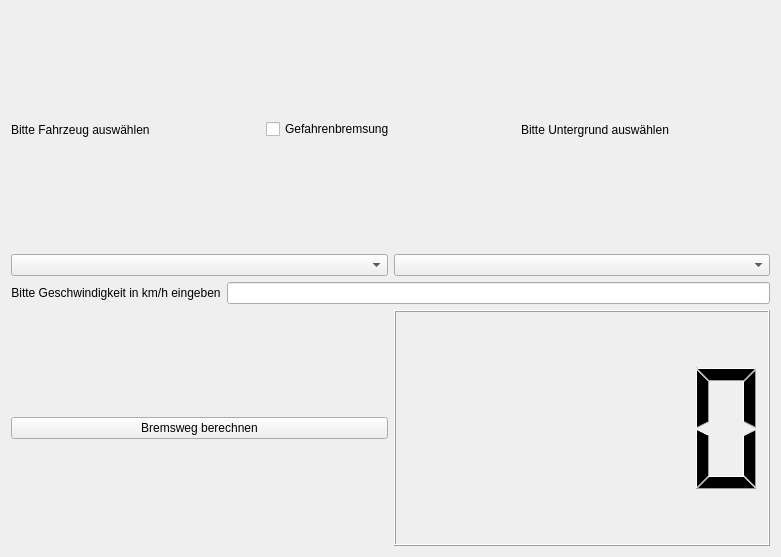
<?xml version="1.0" encoding="UTF-8"?>
<ui version="4.0">
 <class>MainWindow</class>
 <widget class="QMainWindow" name="MainWindow">
  <property name="geometry">
   <rect>
    <x>0</x>
    <y>0</y>
    <width>781</width>
    <height>557</height>
   </rect>
  </property>
  <property name="windowTitle">
   <string>Bremswegrechner</string>
  </property>
  <property name="layoutDirection">
   <enum>Qt::LeftToRight</enum>
  </property>
  <widget class="QWidget" name="centralWidget">
   <property name="layoutDirection">
    <enum>Qt::LeftToRight</enum>
   </property>
   <layout class="QGridLayout" name="gridLayout">
    <item row="0" column="0">
     <layout class="QHBoxLayout" name="horizontalLayout_4">
      <item>
       <widget class="QLabel" name="labelFahrzeugauswahl">
        <property name="text">
         <string>Bitte Fahrzeug auswählen</string>
        </property>
       </widget>
      </item>
      <item>
       <widget class="QCheckBox" name="checkBoxGefahrenbremsung">
        <property name="text">
         <string>Gefahrenbremsung</string>
        </property>
       </widget>
      </item>
      <item>
       <widget class="QLabel" name="labelUntergrundauswahl">
        <property name="text">
         <string>Bitte Untergrund auswählen</string>
        </property>
       </widget>
      </item>
     </layout>
    </item>
    <item row="1" column="0">
     <layout class="QHBoxLayout" name="horizontalLayout_3">
      <item>
       <widget class="QComboBox" name="comboBoxFahrzeug"/>
      </item>
      <item>
       <widget class="QComboBox" name="comboBoxUntergrund"/>
      </item>
     </layout>
    </item>
    <item row="2" column="0">
     <layout class="QHBoxLayout" name="horizontalLayout">
      <item>
       <widget class="QLabel" name="labelGeschwindigkeitseingabe">
        <property name="text">
         <string>Bitte Geschwindigkeit in km/h eingeben</string>
        </property>
        <property name="alignment">
         <set>Qt::AlignCenter</set>
        </property>
       </widget>
      </item>
      <item>
       <widget class="QLineEdit" name="lineEditGeschwindigkeit">
        <property name="alignment">
         <set>Qt::AlignCenter</set>
        </property>
       </widget>
      </item>
     </layout>
    </item>
    <item row="3" column="0">
     <layout class="QHBoxLayout" name="horizontalLayout_2">
      <item>
       <widget class="QPushButton" name="pushButtonBremswegberechnen">
        <property name="text">
         <string>Bremsweg berechnen</string>
        </property>
       </widget>
      </item>
      <item>
       <widget class="QLCDNumber" name="lcdBremsweg"/>
      </item>
     </layout>
    </item>
   </layout>
  </widget>
 </widget>
 <layoutdefault spacing="6" margin="11"/>
 <resources/>
 <connections/>
</ui>
